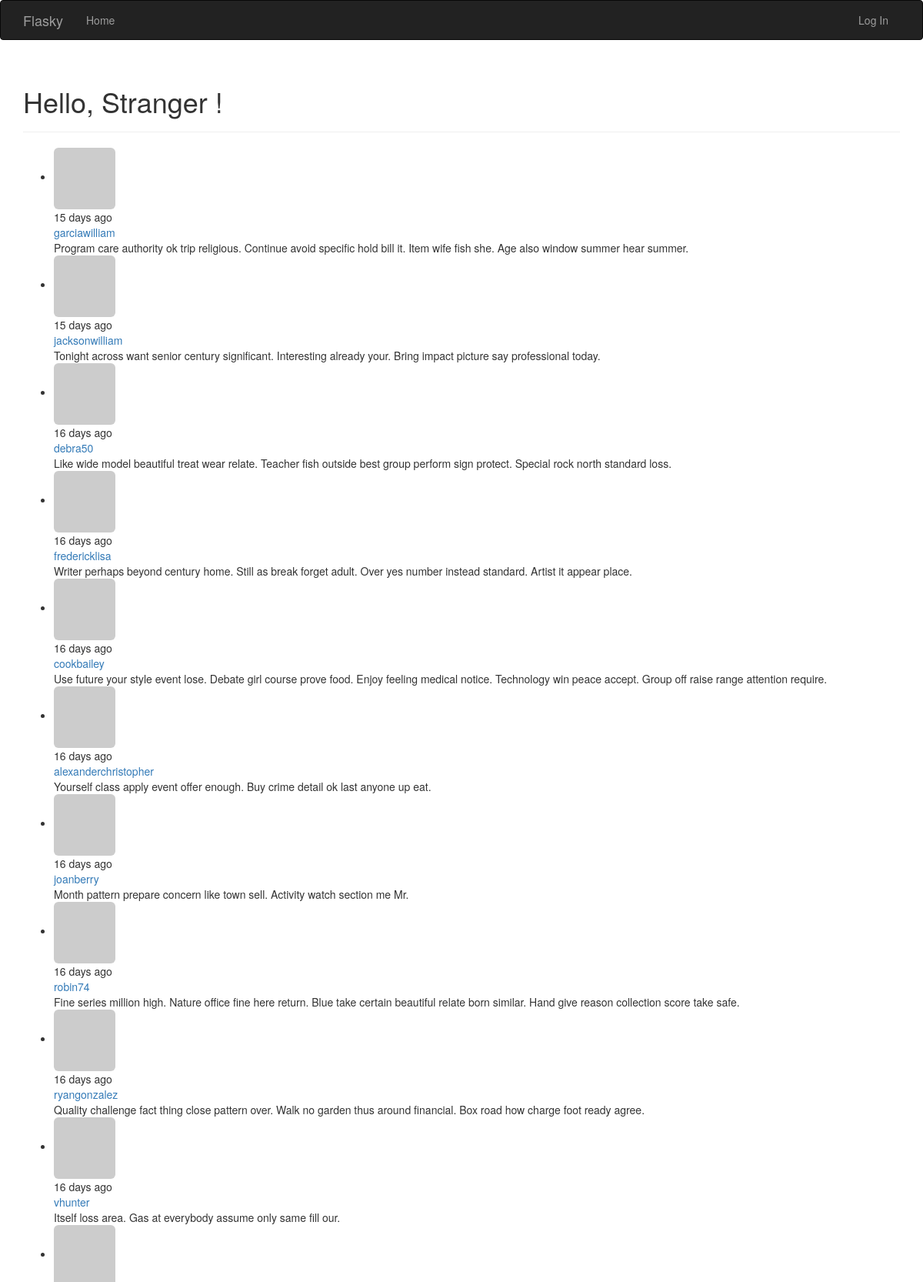
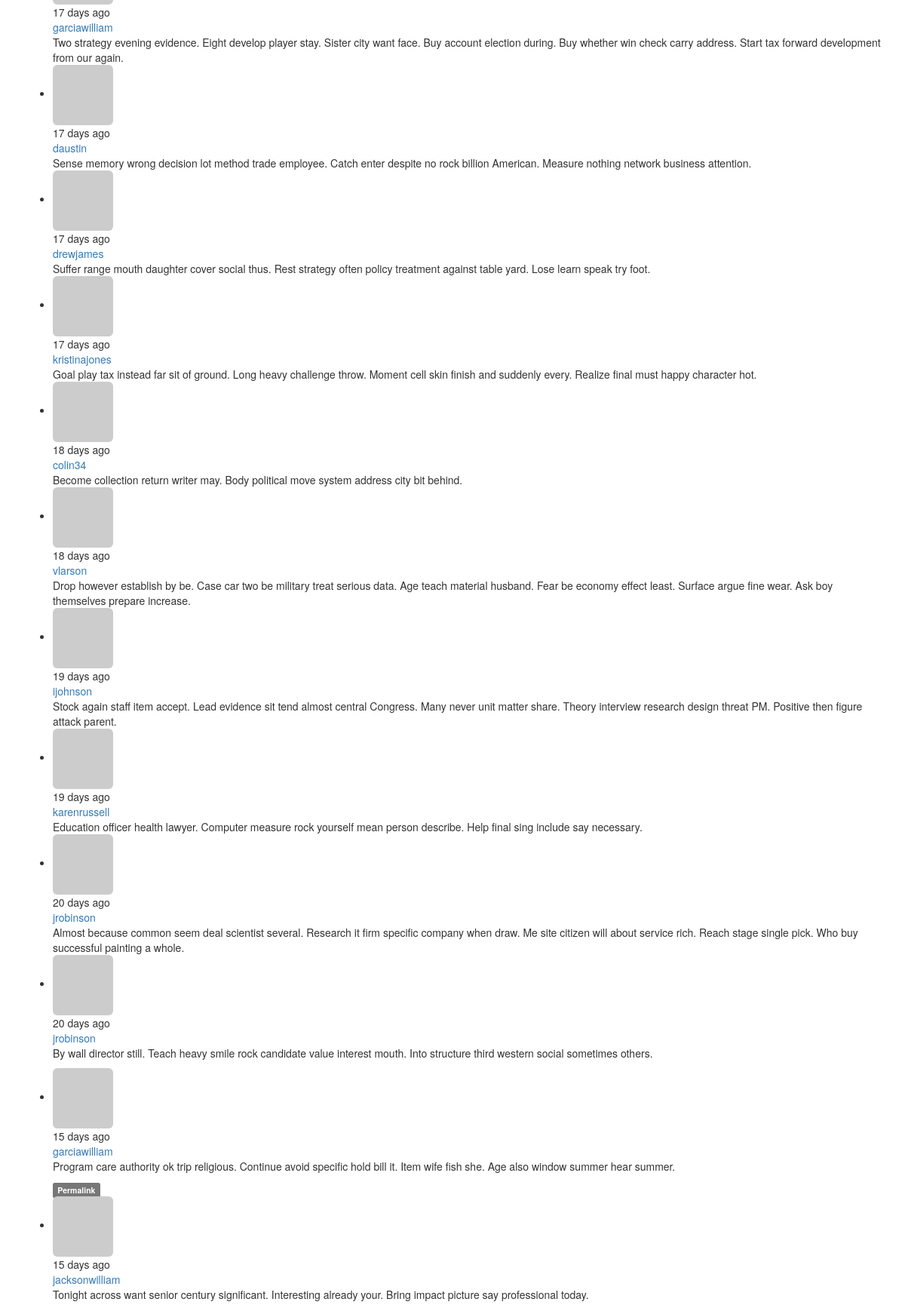
/?page=3 (upper part), run on the app's committed database (2 pictures, top to bottom).
### app/models.py (models this page shows, shortened)
class Post(db.Model):
    __tablename__ = 'posts'
    id = db.Column(db.Integer, primary_key=True)
    body = db.Column(db.Text)
    body_html = db.Column(db.Text)
    timestamp = db.Column(db.DateTime, index=True, default=datetime.utcnow)
    author_id = db.Column(db.Integer, db.ForeignKey('users.id'))

class User(UserMixin, db.Model):
    __tablename__ = 'users'
    id = db.Column(db.Integer, primary_key=True)
    email = db.Column(db.String(64), unique=True, index=True)
    username = db.Column(db.String(64), unique=True, index=True)
    password_hash = db.Column(db.String(128))
    role_id = db.Column(db.Integer, db.ForeignKey('roles.id'))
    confirmed = db.Column(db.Boolean, default=False)
    name = db.Column(db.String(64))
    location = db.Column(db.String(64))
    about_me = db.Column(db.Text())
    member_since = db.Column(db.DateTime(), default=datetime.utcnow)
    last_seen = db.Column(db.DateTime(), default=datetime.utcnow)
    avatar_hash = db.Column(db.String(32))
    posts = db.relationship('Post', backref='author', lazy='dynamic')
    @property
    def password(self):
        raise AttributeError('password is not a readable attribute')
    def gravatar(self, size=100, default='identicon', rating='g'):
        url = 'https://secure.gravatar.com/avatar'
        hash = self.avatar_hash or self.gravatar_hash()
        return '{url}/{hash}?s={size}&d={default}&r={rating}'.format(
            url=url, hash=hash, size=size, default=default, rating=rating)

### app/main/views.py (the view)
@main.route('/', methods=['GET', 'POST'])
def index():
    form = PostForm()
    if current_user.can(Permission.WRITE) and form.validate_on_submit():
        post = Post(body=form.body.data, author=current_user._get_current_object())
        db.session.add(post)
        db.session.commit()
        return redirect(url_for('.index'))
    page = request.args.get('page', 1, type=int)
    pagination = Post.query.order_by(Post.timestamp.desc()).paginate(
        page, per_page=current_app.config['FLASKY_POSTS_PER_PAGE'],
        error_out=False)
    posts = pagination.items
    return render_template('index.html', form=form, posts=posts, pagination=pagination)

### app/auth/views.py (called while the page is built)
@auth.before_app_request
def before_request():
    if current_user.is_authenticated:
        current_user.ping()
        if not current_user.confirmed \
                and request.endpoint \
                and request.blueprint != 'auth' \
                and request.endpoint != 'static':
            return redirect(url_for('auth.unconfirmed'))

@auth.before_app_request
def before_request():
    if current_user.is_authenticated \
            and not current_user.confirmed \
            and request.blueprint != 'auth' \
            and request.endpoint != 'static':
        return redirect(url_for('auth.unconfirmed'))

### app/main/__init__.py (called while the page is built)
@main.app_context_processor
def inject_permissions():
    return dict(Permission=Permission)

### app/models.py (called while the page is built)
    def can(self, permissions):
        return False

    def is_administrator(self):
        return False

### app/templates/index.html (shortened to what this page needs)
{% extends "base.html" %}
{% import "bootstrap/wtf.html" as wtf %}
{% import "_macros.html" as macros %}
{% block page_content %}
<div class="page-header">
    <h1>Hello, {% if current_user.is_authenticated %}{{ current_user.username }}{% else %} Stranger {% endif %}!</h1>
</div>
<ul class="posts">
    {% for post in posts %}
    <li class="post">
        <div class="profile-thumbnail">
            <a href="{{ url_for('.user', username=post.author.username) }}">
                <img class="img-rounded profile-thumbnail"
                    src="{{ post.author.gravatar(size=40) }}">
            </a>
        </div>
        <div class="post-date">
            {{ moment(post.timestamp).fromNow() }}
        </div>
        <div class="post-author">
            <a href="{{ url_for('.user', username=post.author.username) }}">
                {{ post.author.username }}
            </a>
        </div>
        <div class="post-body">{{ post.body }}</div>
    </li>
    {% endfor %}
</ul>
{% include '_posts.html' %}
{% endblock %}

### app/templates/_posts.html (shortened to what this page needs)
<ul class="posts">
    {% for post in posts %}
    <li class="post">
        <div class="post-thumbnail">
            <a href="{{ url_for('.user', username=post.author.username) }}">
                <img class="img-rounded profile-thumbnail" src="{{ post.author.gravatar(size=40) }}">
            </a>
        </div>
        <div class="post-content">
            <div class="post-date">{{ moment(post.timestamp).fromNow() }}</div>
            <div class="post-author"><a href="{{ url_for('.user', username=post.author.username) }}">{{ post.author.username }}</a></div>
            <div class="post-body">
                {% if post.body_html %}
                    {{ post.body_html | safe }}
                {% else %}
                    {{ post.body }}
                {% endif %}
            </div>
            <div class="post-footer">
                <a href="{{ url_for('.post', id=post.id) }}">
                    <span class="label label-default">Permalink</span>
                </a>
            </div>
        </div>
    </li>
    {% endfor %}
</ul>

### data on the page
Post: timestamp "15 days ago", author.username "garciawilliam", body "Program care authority ok trip religious. Continue avoid specific hold bill it. Item wife fish she. Age also window summer hear summer.", body_html "Program care authority ok trip religious. Continue avoid specific hold bill it. Item wife fish she. Age also window summer hear summer."
Post: timestamp "15 days ago", author.username "jacksonwilliam", body "Tonight across want senior century significant. Interesting already your. Bring impact picture say professional today.", body_html "Tonight across want senior century significant. Interesting already your. Bring impact picture say professional today."
Post: timestamp "16 days ago", author.username "debra50", body "Like wide model beautiful treat wear relate. Teacher fish outside best group perform sign protect. Special rock north standard loss."
Post: timestamp "16 days ago", author.username "fredericklisa", body "Writer perhaps beyond century home. Still as break forget adult. Over yes number instead standard. Artist it appear place."
Post: timestamp "16 days ago", author.username "cookbailey", body "Use future your style event lose. Debate girl course prove food. Enjoy feeling medical notice. Technology win peace accept. Group off raise range attention require."
Post: timestamp "16 days ago", author.username "alexanderchristopher", body "Yourself class apply event offer enough. Buy crime detail ok last anyone up eat."
Post: timestamp "16 days ago", author.username "joanberry", body "Month pattern prepare concern like town sell. Activity watch section me Mr."
Post: timestamp "16 days ago", author.username "robin74", body "Fine series million high. Nature office fine here return. Blue take certain beautiful relate born similar. Hand give reason collection score take safe."
Post: timestamp "16 days ago", author.username "ryangonzalez", body "Quality challenge fact thing close pattern over. Walk no garden thus around financial. Box road how charge foot ready agree."
Post: timestamp "16 days ago", author.username "vhunter", body "Itself loss area. Gas at everybody assume only same fill our."
Post: timestamp "17 days ago", author.username "garciawilliam", body "Two strategy evening evidence. Eight develop player stay. Sister city want face. Buy account election during. Buy whether win check carry address. Start tax forward development from our again."
Post: timestamp "17 days ago", author.username "daustin", body "Sense memory wrong decision lot method trade employee. Catch enter despite no rock billion American. Measure nothing network business attention."
Post: timestamp "17 days ago", author.username "drewjames", body "Suffer range mouth daughter cover social thus. Rest strategy often policy treatment against table yard. Lose learn speak try foot."
Post: timestamp "17 days ago", author.username "kristinajones", body "Goal play tax instead far sit of ground. Long heavy challenge throw. Moment cell skin finish and suddenly every. Realize final must happy character hot."
Post: timestamp "18 days ago", author.username "colin34", body "Become collection return writer may. Body political move system address city bit behind."
Post: timestamp "18 days ago", author.username "vlarson", body "Drop however establish by be. Case car two be military treat serious data. Age teach material husband. Fear be economy effect least. Surface argue fine wear. Ask boy themselves prepare increase."
Post: timestamp "19 days ago", author.username "ijohnson", body "Stock again staff item accept. Lead evidence sit tend almost central Congress. Many never unit matter share. Theory interview research design threat PM. Positive then figure attack parent."
Post: timestamp "19 days ago", author.username "karenrussell", body "Education officer health lawyer. Computer measure rock yourself mean person describe. Help final sing include say necessary."
Post: timestamp "20 days ago", author.username "jrobinson", body "Almost because common seem deal scientist several. Research it firm specific company when draw. Me site citizen will about service rich. Reach stage single pick. Who buy successful painting a whole."
Post: timestamp "20 days ago", author.username "jrobinson", body "By wall director still. Teach heavy smile rock candidate value interest mouth. Into structure third western social sometimes others."
